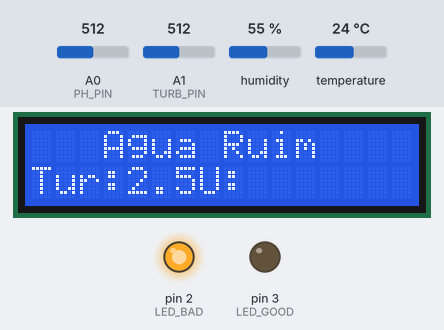
Bench run of a sketch on a simulated Arduino Uno, built with avr-gcc and run on an emulated ATmega328P. Parts: 16×2 character LCD, output pins drawn as LEDs (lit = HIGH). The inputs (shaded band) are chosen by the test bench; at power-on: A1 (TURB_PIN) = 512, temperature 24 °C, A0 (PH_PIN) = 512, humidity 55 %. What the sketch prints to the serial monitor is not drawn.

Above: at 2.2 s.
2.3 s: A1 (TURB_PIN) set to 501
At 3.4 s:
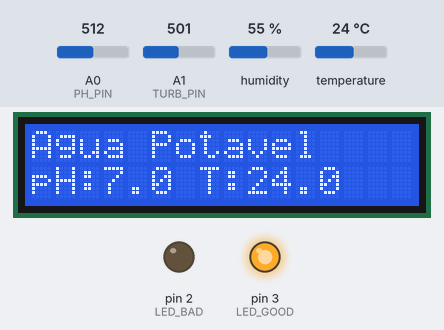
5.0 s: temperature set to 12 °C
At 5.4 s:
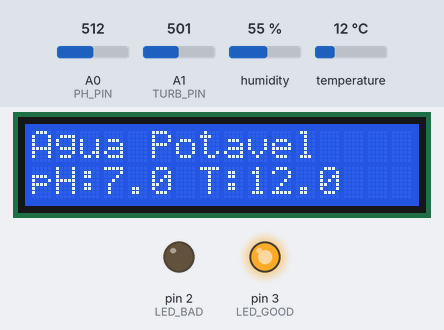
7.7 s: A0 (PH_PIN) set to 539
At 9.4 s:
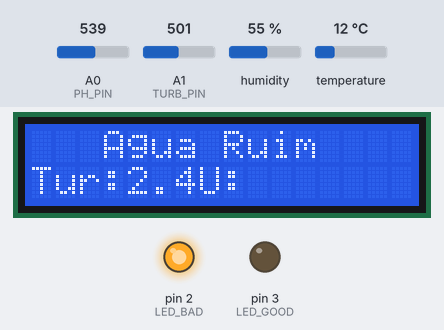
10.6 s: A1 (TURB_PIN) set to 306
At 11.4 s:
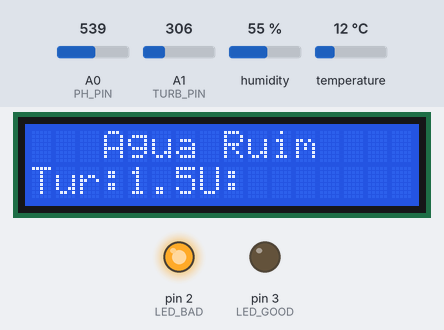
13.3 s: A1 (TURB_PIN) set to 30
At 16.6 s:
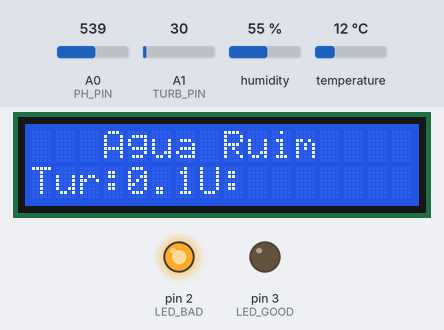
Timing chart, 0 to 17.6 s (numbered marks = the images above; inputs shaded):
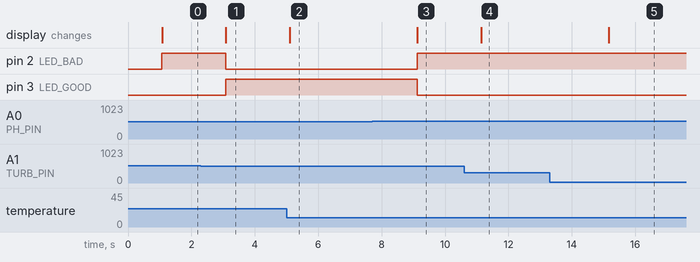

The sketch:

sketch.ino
```cpp
#include <DHT.h>
#include <LiquidCrystal.h>

#define PH_PIN       A0
#define TURB_PIN     A1
#define DHT_PIN      7
#define DHT_TYPE     DHT22
#define LED_GOOD     3
#define LED_BAD      2

DHT dht(DHT_PIN, DHT_TYPE);

LiquidCrystal lcd(8, 9, 10, 11, 12, 13);

void setup() {
  Serial.begin(9600);
  dht.begin();
  pinMode(LED_GOOD, OUTPUT);
  pinMode(LED_BAD,  OUTPUT);

  lcd.begin(16, 2);
  lcd.print("Iniciando...");
  delay(1000);
}

float readVoltage(int pin) {
  return analogRead(pin) * (5.0 / 1023.0);
}

float readPH() {
  float v = readVoltage(PH_PIN);
  return 7.0 + (2.5 - v) / 0.18;
}

float readTurbidity() {
  return readVoltage(TURB_PIN);
}

void loop() {
  float ph       = readPH();
  float turbV    = readTurbidity();
  float tempC    = dht.readTemperature();

  bool safePH   = (ph >= 6.5 && ph <= 8.5);
  bool safeTurb = (turbV <= 2.5);
  bool safeTemp = (tempC >= 5 && tempC <= 35);
  bool isSafe   = safePH && safeTurb && safeTemp;

  Serial.print("pH: "); Serial.print(ph,2);
  Serial.print(" | Turbidez V: "); Serial.print(turbV,2);
  Serial.print(" | Temp C: "); Serial.print(tempC,1);
  Serial.print(" => "); Serial.println(isSafe ? "POTAVEL" : "RUIM");

  digitalWrite(LED_GOOD, isSafe ? HIGH : LOW);
  digitalWrite(LED_BAD,  isSafe ? LOW  : HIGH);

  lcd.clear();
  if (isSafe) {
    lcd.setCursor(0, 0);
    lcd.print("Agua Potavel");
    lcd.setCursor(0, 1);
    lcd.print("pH:");
    lcd.print(ph,1);
    lcd.print(" T:");
    lcd.print(tempC,1);
  } else {
    lcd.setCursor(0, 0);
    lcd.print("   Agua Ruim  ");
    lcd.setCursor(0, 1);
    lcd.print("Tur:");
    lcd.print(turbV,1);
    lcd.print("U:");
  }

  delay(2000);
}
```

Measured:
- the behaviour switches between 512 and 511 on A1 (TURB_PIN) (found by bisection; images 0 and 1)
- the behaviour switches between 529 and 530 on A0 (PH_PIN) (found by bisection; images 2 and 3)
- after the input at 2.3 s, pin 2 (LED_BAD): HIGH → LOW after 0.78 s; pin 3 (LED_GOOD): LOW → HIGH after 0.78 s; the display: changes after 0.79 s (image 1)
- after the input at 5.0 s, the display: changes after 0.10 s (image 2)
- after the input at 7.7 s, pin 2 (LED_BAD): LOW → HIGH after 1.4 s; pin 3 (LED_GOOD): HIGH → LOW after 1.4 s; the display: changes after 1.4 s (image 3)
- after the input at 10.6 s, the display: changes after 0.54 s (image 4)
- after the input at 13.3 s, the display: changes after 1.9 s (image 5)
